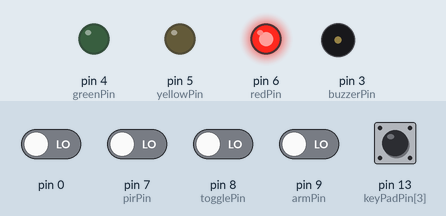
This sketch was run on a simulated Arduino Uno, built with avr-gcc and run on an emulated ATmega328P. On the bench: output pins drawn as LEDs (lit = HIGH), buzzer (waves = sounding). The inputs (shaded band) are chosen by the test bench; at power-on: pin 0, pin 7 (pirPin), pin 8 (togglePin), pin 9 (armPin), pin 13 (keyPadPin[3]) LOW.

Above: at 0.2 s.
Timing chart, 0 to 0.2 s (numbered marks = the images above; inputs shaded):
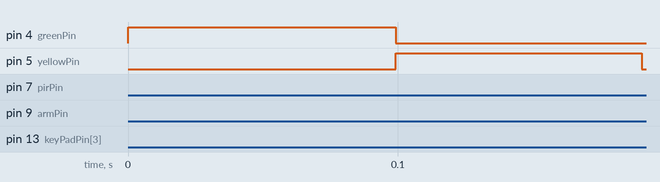

The sketch:

ECE_Midterm_Code.ino
```cpp
  //setting up pins
  const int buzzerPin = 3;
  const int greenPin = 4;                // green LED alarm is disarmed
  const int yellowPin = 5;               // Yellow LED will be the delay between when the system is armed and not
  const int redPin = 6;                  // Red is when the the alarm is armed
  const int pirPin = 7;                  //When PIR motion sensor and when it is triggered the LED light will turn on
  const int togglePin = 8;               //signifies opening and closing the door, one way the door will be shut and the next way the door will be open
  const int armPin = 9;                  // when push button is pressed, the yellow light should blink for the delay needed to get out of the room and then the LED should turn red
  const int keyPadPin[] = {10,11,12,13};  //Keypad pins for the pushbuttons to disarm the system


  //Initialization of variables
  bool pir = false;
  bool arm = false;
  bool toggle = false;
  bool keyPad[4];

  bool systemArmed = false;
  bool systemArmedWaiting = false;

  bool alarmActive = false;

  int armStartTime = 0;
  int alarmStartTime = 0;
  int armWaitTime = 5000;

  int state = 0;


void setup() {

  //setup code here, to run once:

  pinMode(buzzerPin, OUTPUT);
  pinMode(greenPin,OUTPUT);
  pinMode(yellowPin, OUTPUT);
  pinMode(redPin, OUTPUT);
  pinMode(pirPin, INPUT);
  pinMode(togglePin, INPUT);
  pinMode(armPin, INPUT);
  pinMode(keyPadPin[0],INPUT);
  pinMode(keyPadPin[1],INPUT);
  pinMode(keyPadPin[2],INPUT);
  pinMode(keyPadPin[3],INPUT);

  //This is this initial setup code. Initially when the arduino is turned on, it will flass Green, yellow, red, while the buzzer rings. Once the setup is complete the buzzer will sound off.
  for(int i = 3; i <=13;i++){
    digitalWrite(i,LOW);
  }
  for(int i = 200; i<10000; i++){
    tone(buzzerPin,i);
    if(i<3500){
      digitalWrite(greenPin,HIGH);
      digitalWrite(yellowPin,LOW);
      digitalWrite(redPin,LOW);
    }else if(i<6500){
      digitalWrite(greenPin,LOW);
      digitalWrite(yellowPin,HIGH);
      digitalWrite(redPin,LOW);
    }else{
      digitalWrite(greenPin,LOW);
      digitalWrite(yellowPin,LOW);
      digitalWrite(redPin,HIGH);
    }

  }
  noTone(buzzerPin);
  digitalWrite(redPin,LOW);
}

void loop() {

  //reading in the digital data
  arm = digitalRead(armPin);
  toggle = digitalRead(toggle);
  pir = digitalRead(pir);

  //Sets the green pin to high which signifies that the alarm is not active
  if(!systemArmed&&!systemArmedWaiting){
    digitalWrite(greenPin,HIGH);
  }else{
    digitalWrite(greenPin,LOW);
  }

  //Code here fires when the arm pin is pressed.
  //When the push button is pressed, the green light turns to yellow (signifying a standby mode) and then the LED turns to red which means that the system is armed
  if(arm && !(systemArmed||systemArmedWaiting)){
    systemArmedWaiting = true;
    armStartTime = millis();
  }

  if(systemArmedWaiting && (millis() - armStartTime)<5000){
    digitalWrite(yellowPin,HIGH);
  }else if(systemArmedWaiting && (millis()-armStartTime)>= 5000){
    systemArmed = true;
    systemArmedWaiting = false;
    digitalWrite(redPin,HIGH);
    digitalWrite(yellowPin,LOW);
  }

  // This part of code checks to see if either the toggle switch is HIGH or if the sensor is reading motion.
  // If either of these are true the alarm will sound
  if(systemArmed && !alarmActive){
    alarmActive = (digitalRead(pirPin)==HIGH || digitalRead(togglePin)==HIGH);
    alarmStartTime = millis();
  }

  //This if statement calls the "soundAlarm()" method
  //Sounding the alarm tone if the system reads motion or the toggle switch is HIGH when the alarm system is activated
  if(alarmActive){
    soundAlarm();
  }

  //This is the disarming piece of code.
  //Once the correct pin is pushed, the alarm stops and the red LED goes LOW and the system resets
  if(digitalRead(keyPadPin[3]) == HIGH){
    alarmActive = false;
    systemArmed = false;
    noTone(buzzerPin);
    digitalWrite(redPin,LOW);
  }
}

//The sounding Alarm method.
//This method produced a high pitch beeping sound which wont stop until the system is disarmed.
void soundAlarm(){
  if((millis()- alarmStartTime)<500){
    tone(buzzerPin,2500);
    digitalWrite(redPin,LOW);
  }else if((millis()-alarmStartTime)<1000){
    noTone(buzzerPin);
    digitalWrite(redPin,HIGH);
  }else{
    alarmStartTime = millis();
  }
}
```
